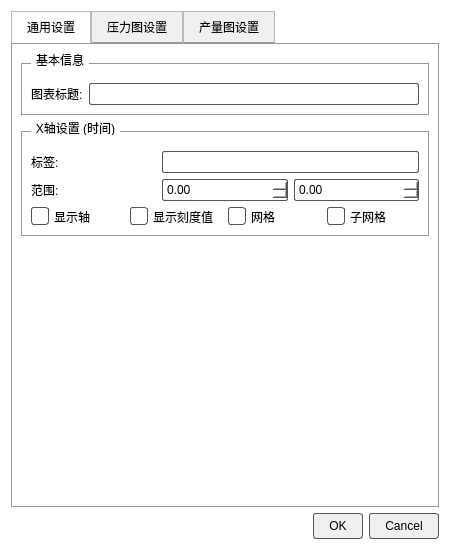
<?xml version="1.0" encoding="UTF-8"?>
<ui version="4.0">
 <class>ChartSetting2</class>
 <widget class="QDialog" name="ChartSetting2">
  <property name="geometry">
   <rect>
    <x>0</x>
    <y>0</y>
    <width>450</width>
    <height>550</height>
   </rect>
  </property>
  <property name="windowTitle">
   <string>图表设置</string>
  </property>
  <property name="styleSheet">
   <string notr="true">/* 全局设置：强制白底黑字 */
QDialog, QWidget {
        background-color: white;
        color: black;
        font-family: &quot;Microsoft YaHei&quot;;
}
QLabel {
        color: black;
}
QLineEdit, QDoubleSpinBox {
        color: black;
        background-color: white;
        border: 1px solid #555;
        border-radius: 2px;
        padding: 2px;
}
/* TabWidget 样式 */
QTabWidget::pane {
        border: 1px solid #999;
}
QTabBar::tab {
        background: #f0f0f0;
        color: black;
        padding: 8px 15px;
        border: 1px solid #bbb;
        border-bottom-color: #999;
}
QTabBar::tab:selected {
        background: white;
        border-bottom-color: white;
}
/* GroupBox 样式 */
QGroupBox {
        border: 1px solid #999;
        margin-top: 10px;
        padding-top: 10px;
}
QGroupBox::title {
        subcontrol-origin: margin;
        left: 10px;
        padding: 0 3px;
        color: black;
        font-weight: bold;
}
QPushButton {
        color: black;
        background-color: #f0f0f0;
        border: 1px solid #555;
        padding: 5px 15px;
        border-radius: 3px;
}

/* 复选框美化：解决选中看不清的问题 */
QCheckBox {
        color: black;
        spacing: 5px;
}
QCheckBox::indicator {
        width: 16px;
        height: 16px;
        border: 1px solid #555;
        border-radius: 3px;
        background: white;
}
QCheckBox::indicator:checked {
        background-color: #0078d7;
        border: 1px solid #0078d7;
    /* 使用纯蓝色背景表示选中，无需图片资源 */
}

/* 下拉框美化 */
QComboBox {
    color: black;
    background-color: white;
    border: 1px solid #555;
    border-radius: 2px;
    padding: 2px;
}
QComboBox QAbstractItemView {
    color: black;
    background-color: white;
    selection-background-color: #0078d7;
    selection-color: white;
}
</string>
  </property>
  <layout class="QVBoxLayout" name="verticalLayout">
   <item>
    <widget class="QTabWidget" name="tabWidget">
     <property name="currentIndex">
      <number>0</number>
     </property>
     <widget class="QWidget" name="tabGeneral">
      <attribute name="title">
       <string>通用设置</string>
      </attribute>
      <layout class="QVBoxLayout" name="verticalLayout_2">
       <item>
        <widget class="QGroupBox" name="groupBox">
         <property name="title">
          <string>基本信息</string>
         </property>
         <layout class="QFormLayout" name="formLayout">
          <item row="0" column="0">
           <widget class="QLabel" name="label">
            <property name="text">
             <string>图表标题:</string>
            </property>
           </widget>
          </item>
          <item row="0" column="1">
           <widget class="QLineEdit" name="lineChartTitle"/>
          </item>
         </layout>
        </widget>
       </item>
       <item>
        <widget class="QGroupBox" name="groupBox_2">
         <property name="title">
          <string>X轴设置 (时间)</string>
         </property>
         <layout class="QGridLayout" name="gridLayout">
          <item row="0" column="0">
           <widget class="QLabel" name="label_2">
            <property name="text">
             <string>标签:</string>
            </property>
           </widget>
          </item>
          <item row="0" column="1" colspan="2">
           <widget class="QLineEdit" name="lineXLabel"/>
          </item>
          <item row="1" column="0">
           <widget class="QLabel" name="label_3">
            <property name="text">
             <string>范围:</string>
            </property>
           </widget>
          </item>
          <item row="1" column="1">
           <widget class="QDoubleSpinBox" name="spinXMin">
            <property name="minimum">
             <double>-999999999.000000000000000</double>
            </property>
            <property name="maximum">
             <double>999999999.000000000000000</double>
            </property>
           </widget>
          </item>
          <item row="1" column="2">
           <widget class="QDoubleSpinBox" name="spinXMax">
            <property name="minimum">
             <double>-999999999.000000000000000</double>
            </property>
            <property name="maximum">
             <double>999999999.000000000000000</double>
            </property>
           </widget>
          </item>
          <item row="2" column="0" colspan="3">
           <layout class="QHBoxLayout" name="horizontalLayout">
            <item>
             <widget class="QCheckBox" name="checkXVisible">
              <property name="text">
               <string>显示轴</string>
              </property>
             </widget>
            </item>
            <item>
             <widget class="QCheckBox" name="checkXTickLabels">
              <property name="text">
               <string>显示刻度值</string>
              </property>
             </widget>
            </item>
            <item>
             <widget class="QCheckBox" name="checkXGrid">
              <property name="text">
               <string>网格</string>
              </property>
             </widget>
            </item>
            <item>
             <widget class="QCheckBox" name="checkXSubGrid">
              <property name="text">
               <string>子网格</string>
              </property>
             </widget>
            </item>
           </layout>
          </item>
         </layout>
        </widget>
       </item>
       <item>
        <spacer name="verticalSpacer">
         <property name="orientation">
          <enum>Qt::Orientation::Vertical</enum>
         </property>
         <property name="sizeHint" stdset="0">
          <size>
           <width>20</width>
           <height>128</height>
          </size>
         </property>
        </spacer>
       </item>
      </layout>
     </widget>
     <widget class="QWidget" name="tabPressure">
      <attribute name="title">
       <string>压力图设置</string>
      </attribute>
      <layout class="QVBoxLayout" name="verticalLayout_3">
       <item>
        <widget class="QGroupBox" name="groupBox_3">
         <property name="title">
          <string>Y轴设置</string>
         </property>
         <layout class="QGridLayout" name="gridLayout_2">
          <item row="0" column="0">
           <widget class="QLabel" name="label_4">
            <property name="text">
             <string>标签:</string>
            </property>
           </widget>
          </item>
          <item row="0" column="1" colspan="2">
           <widget class="QLineEdit" name="linePLabel"/>
          </item>
          <item row="1" column="0">
           <widget class="QLabel" name="label_5">
            <property name="text">
             <string>范围:</string>
            </property>
           </widget>
          </item>
          <item row="1" column="1">
           <widget class="QDoubleSpinBox" name="spinPMin">
            <property name="minimum">
             <double>-999999999.000000000000000</double>
            </property>
            <property name="maximum">
             <double>999999999.000000000000000</double>
            </property>
           </widget>
          </item>
          <item row="1" column="2">
           <widget class="QDoubleSpinBox" name="spinPMax">
            <property name="minimum">
             <double>-999999999.000000000000000</double>
            </property>
            <property name="maximum">
             <double>999999999.000000000000000</double>
            </property>
           </widget>
          </item>
          <item row="2" column="0" colspan="3">
           <layout class="QHBoxLayout" name="horizontalLayout_2">
            <item>
             <widget class="QCheckBox" name="checkPVisible">
              <property name="text">
               <string>显示轴</string>
              </property>
             </widget>
            </item>
            <item>
             <widget class="QCheckBox" name="checkPTickLabels">
              <property name="text">
               <string>显示刻度值</string>
              </property>
             </widget>
            </item>
            <item>
             <widget class="QCheckBox" name="checkPGrid">
              <property name="text">
               <string>网格</string>
              </property>
             </widget>
            </item>
            <item>
             <widget class="QCheckBox" name="checkPSubGrid">
              <property name="text">
               <string>子网格</string>
              </property>
             </widget>
            </item>
           </layout>
          </item>
         </layout>
        </widget>
       </item>
       <item>
        <spacer name="verticalSpacer_2">
         <property name="orientation">
          <enum>Qt::Orientation::Vertical</enum>
         </property>
         <property name="sizeHint" stdset="0">
          <size>
           <width>20</width>
           <height>259</height>
          </size>
         </property>
        </spacer>
       </item>
      </layout>
     </widget>
     <widget class="QWidget" name="tabProduction">
      <attribute name="title">
       <string>产量图设置</string>
      </attribute>
      <layout class="QVBoxLayout" name="verticalLayout_4">
       <item>
        <widget class="QGroupBox" name="groupBox_4">
         <property name="title">
          <string>Y轴设置</string>
         </property>
         <layout class="QGridLayout" name="gridLayout_3">
          <item row="0" column="0">
           <widget class="QLabel" name="label_6">
            <property name="text">
             <string>标签:</string>
            </property>
           </widget>
          </item>
          <item row="0" column="1" colspan="2">
           <widget class="QLineEdit" name="lineQLabel"/>
          </item>
          <item row="1" column="0">
           <widget class="QLabel" name="label_7">
            <property name="text">
             <string>范围:</string>
            </property>
           </widget>
          </item>
          <item row="1" column="1">
           <widget class="QDoubleSpinBox" name="spinQMin">
            <property name="minimum">
             <double>-999999999.000000000000000</double>
            </property>
            <property name="maximum">
             <double>999999999.000000000000000</double>
            </property>
           </widget>
          </item>
          <item row="1" column="2">
           <widget class="QDoubleSpinBox" name="spinQMax">
            <property name="minimum">
             <double>-999999999.000000000000000</double>
            </property>
            <property name="maximum">
             <double>999999999.000000000000000</double>
            </property>
           </widget>
          </item>
          <item row="2" column="0" colspan="3">
           <layout class="QHBoxLayout" name="horizontalLayout_3">
            <item>
             <widget class="QCheckBox" name="checkQVisible">
              <property name="text">
               <string>显示轴</string>
              </property>
             </widget>
            </item>
            <item>
             <widget class="QCheckBox" name="checkQTickLabels">
              <property name="text">
               <string>显示刻度值</string>
              </property>
             </widget>
            </item>
            <item>
             <widget class="QCheckBox" name="checkQGrid">
              <property name="text">
               <string>网格</string>
              </property>
             </widget>
            </item>
            <item>
             <widget class="QCheckBox" name="checkQSubGrid">
              <property name="text">
               <string>子网格</string>
              </property>
             </widget>
            </item>
           </layout>
          </item>
         </layout>
        </widget>
       </item>
       <item>
        <spacer name="verticalSpacer_3">
         <property name="orientation">
          <enum>Qt::Orientation::Vertical</enum>
         </property>
         <property name="sizeHint" stdset="0">
          <size>
           <width>20</width>
           <height>259</height>
          </size>
         </property>
        </spacer>
       </item>
      </layout>
     </widget>
    </widget>
   </item>
   <item>
    <widget class="QDialogButtonBox" name="buttonBox">
     <property name="orientation">
      <enum>Qt::Orientation::Horizontal</enum>
     </property>
     <property name="standardButtons">
      <set>QDialogButtonBox::StandardButton::Cancel|QDialogButtonBox::StandardButton::Ok</set>
     </property>
    </widget>
   </item>
  </layout>
 </widget>
 <resources/>
 <connections>
  <connection>
   <sender>buttonBox</sender>
   <signal>accepted()</signal>
   <receiver>ChartSetting2</receiver>
   <slot>accept()</slot>
   <hints>
    <hint type="sourcelabel">
     <x>20</x>
     <y>20</y>
    </hint>
    <hint type="destinationlabel">
     <x>20</x>
     <y>20</y>
    </hint>
   </hints>
  </connection>
  <connection>
   <sender>buttonBox</sender>
   <signal>rejected()</signal>
   <receiver>ChartSetting2</receiver>
   <slot>reject()</slot>
   <hints>
    <hint type="sourcelabel">
     <x>20</x>
     <y>20</y>
    </hint>
    <hint type="destinationlabel">
     <x>20</x>
     <y>20</y>
    </hint>
   </hints>
  </connection>
 </connections>
</ui>
